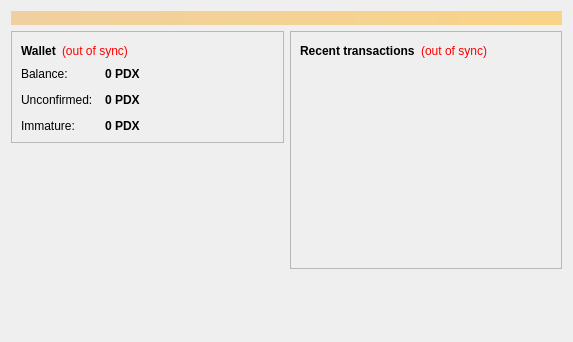
<?xml version="1.0" encoding="UTF-8"?>
<ui version="4.0">
 <class>OverviewPage</class>
 <widget class="QWidget" name="OverviewPage">
  <property name="geometry">
   <rect>
    <x>0</x>
    <y>0</y>
    <width>573</width>
    <height>342</height>
   </rect>
  </property>
  <property name="windowTitle">
   <string>Form</string>
  </property>
  <layout class="QVBoxLayout" name="topLayout">
   <item>
    <widget class="QLabel" name="labelAlerts">
     <property name="visible">
      <bool>false</bool>
     </property>
     <property name="styleSheet">
      <string notr="true">background-color: qlineargradient(x1: 0, y1: 0, x2: 1, y2: 0, stop:0 #F0D0A0, stop:1 #F8D488); color:#000000;</string>
     </property>
     <property name="wordWrap">
      <bool>true</bool>
     </property>
     <property name="margin">
      <number>3</number>
     </property>
    </widget>
   </item>
   <item>
    <layout class="QHBoxLayout" name="horizontalLayout" stretch="1,1">
     <item>
      <layout class="QVBoxLayout" name="verticalLayout_2">
       <item>
        <widget class="QFrame" name="frame">
         <property name="frameShape">
          <enum>QFrame::StyledPanel</enum>
         </property>
         <property name="frameShadow">
          <enum>QFrame::Raised</enum>
         </property>
         <layout class="QVBoxLayout" name="verticalLayout_4">
          <item>
           <layout class="QHBoxLayout" name="horizontalLayout_4">
            <item>
             <widget class="QLabel" name="label_5">
              <property name="font">
               <font>
                <weight>75</weight>
                <bold>true</bold>
               </font>
              </property>
              <property name="text">
               <string>Wallet</string>
              </property>
             </widget>
            </item>
            <item>
             <widget class="QLabel" name="labelWalletStatus">
              <property name="toolTip">
               <string>The displayed information may be out of date. Your wallet automatically synchronizes with the Paradox network after a connection is established, but this process has not completed yet.</string>
              </property>
              <property name="styleSheet">
               <string notr="true">QLabel { color: red; }</string>
              </property>
              <property name="text">
               <string notr="true">(out of sync)</string>
              </property>
              <property name="alignment">
               <set>Qt::AlignLeading|Qt::AlignLeft|Qt::AlignVCenter</set>
              </property>
             </widget>
            </item>
            <item>
             <spacer name="horizontalSpacer_2">
              <property name="orientation">
               <enum>Qt::Horizontal</enum>
              </property>
              <property name="sizeHint" stdset="0">
               <size>
                <width>40</width>
                <height>20</height>
               </size>
              </property>
             </spacer>
            </item>
           </layout>
          </item>
          <item>
           <layout class="QFormLayout" name="formLayout_2">
            <property name="fieldGrowthPolicy">
             <enum>QFormLayout::AllNonFixedFieldsGrow</enum>
            </property>
            <property name="horizontalSpacing">
             <number>12</number>
            </property>
            <property name="verticalSpacing">
             <number>12</number>
            </property>
            <item row="0" column="0">
             <widget class="QLabel" name="label">
              <property name="text">
               <string>Balance:</string>
              </property>
             </widget>
            </item>
            <item row="0" column="1">
             <widget class="QLabel" name="labelBalance">
              <property name="font">
               <font>
                <weight>75</weight>
                <bold>true</bold>
               </font>
              </property>
              <property name="cursor">
               <cursorShape>IBeamCursor</cursorShape>
              </property>
              <property name="toolTip">
               <string>Your current balance</string>
              </property>
              <property name="text">
               <string notr="true">0 PDX</string>
              </property>
              <property name="textInteractionFlags">
               <set>Qt::LinksAccessibleByMouse|Qt::TextSelectableByKeyboard|Qt::TextSelectableByMouse</set>
              </property>
             </widget>
            </item>
            <item row="1" column="0">
             <widget class="QLabel" name="label_3">
              <property name="text">
               <string>Unconfirmed:</string>
              </property>
             </widget>
            </item>
            <item row="1" column="1">
             <widget class="QLabel" name="labelUnconfirmed">
              <property name="font">
               <font>
                <weight>75</weight>
                <bold>true</bold>
               </font>
              </property>
              <property name="cursor">
               <cursorShape>IBeamCursor</cursorShape>
              </property>
              <property name="toolTip">
               <string>Total of transactions that have yet to be confirmed, and do not yet count toward the current balance</string>
              </property>
              <property name="text">
               <string notr="true">0 PDX</string>
              </property>
              <property name="textInteractionFlags">
               <set>Qt::LinksAccessibleByMouse|Qt::TextSelectableByKeyboard|Qt::TextSelectableByMouse</set>
              </property>
             </widget>
            </item>
            <item row="2" column="0">
             <widget class="QLabel" name="labelImmatureText">
              <property name="text">
               <string>Immature:</string>
              </property>
             </widget>
            </item>
            <item row="2" column="1">
             <widget class="QLabel" name="labelImmature">
              <property name="font">
               <font>
                <weight>75</weight>
                <bold>true</bold>
               </font>
              </property>
              <property name="toolTip">
               <string>Mined balance that has not yet matured</string>
              </property>
              <property name="text">
               <string notr="true">0 PDX</string>
              </property>
              <property name="textInteractionFlags">
               <set>Qt::LinksAccessibleByMouse|Qt::TextSelectableByKeyboard|Qt::TextSelectableByMouse</set>
              </property>
             </widget>
            </item>
           </layout>
          </item>
         </layout>
        </widget>
       </item>
       <item>
        <spacer name="verticalSpacer">
         <property name="orientation">
          <enum>Qt::Vertical</enum>
         </property>
         <property name="sizeHint" stdset="0">
          <size>
           <width>20</width>
           <height>40</height>
          </size>
         </property>
        </spacer>
       </item>
      </layout>
     </item>
     <item>
      <layout class="QVBoxLayout" name="verticalLayout_3">
       <item>
        <widget class="QFrame" name="frame_2">
         <property name="frameShape">
          <enum>QFrame::StyledPanel</enum>
         </property>
         <property name="frameShadow">
          <enum>QFrame::Raised</enum>
         </property>
         <layout class="QVBoxLayout" name="verticalLayout">
          <item>
           <layout class="QHBoxLayout" name="horizontalLayout_2">
            <item>
             <widget class="QLabel" name="label_4">
              <property name="text">
               <string>&lt;b&gt;Recent transactions&lt;/b&gt;</string>
              </property>
             </widget>
            </item>
            <item>
             <widget class="QLabel" name="labelTransactionsStatus">
              <property name="toolTip">
               <string>The displayed information may be out of date. Your wallet automatically synchronizes with the Paradox network after a connection is established, but this process has not completed yet.</string>
              </property>
              <property name="styleSheet">
               <string notr="true">QLabel { color: red; }</string>
              </property>
              <property name="text">
               <string notr="true">(out of sync)</string>
              </property>
              <property name="alignment">
               <set>Qt::AlignRight|Qt::AlignTrailing|Qt::AlignVCenter</set>
              </property>
             </widget>
            </item>
            <item>
             <spacer name="horizontalSpacer">
              <property name="orientation">
               <enum>Qt::Horizontal</enum>
              </property>
              <property name="sizeHint" stdset="0">
               <size>
                <width>40</width>
                <height>20</height>
               </size>
              </property>
             </spacer>
            </item>
           </layout>
          </item>
          <item>
           <widget class="QListView" name="listTransactions">
            <property name="styleSheet">
             <string notr="true">QListView { background: transparent; }</string>
            </property>
            <property name="frameShape">
             <enum>QFrame::NoFrame</enum>
            </property>
            <property name="verticalScrollBarPolicy">
             <enum>Qt::ScrollBarAlwaysOff</enum>
            </property>
            <property name="horizontalScrollBarPolicy">
             <enum>Qt::ScrollBarAlwaysOff</enum>
            </property>
            <property name="selectionMode">
             <enum>QAbstractItemView::NoSelection</enum>
            </property>
           </widget>
          </item>
         </layout>
        </widget>
       </item>
       <item>
        <spacer name="verticalSpacer_2">
         <property name="orientation">
          <enum>Qt::Vertical</enum>
         </property>
         <property name="sizeHint" stdset="0">
          <size>
           <width>20</width>
           <height>40</height>
          </size>
         </property>
        </spacer>
       </item>
      </layout>
     </item>
    </layout>
   </item>
  </layout>
 </widget>
 <resources/>
 <connections/>
</ui>
